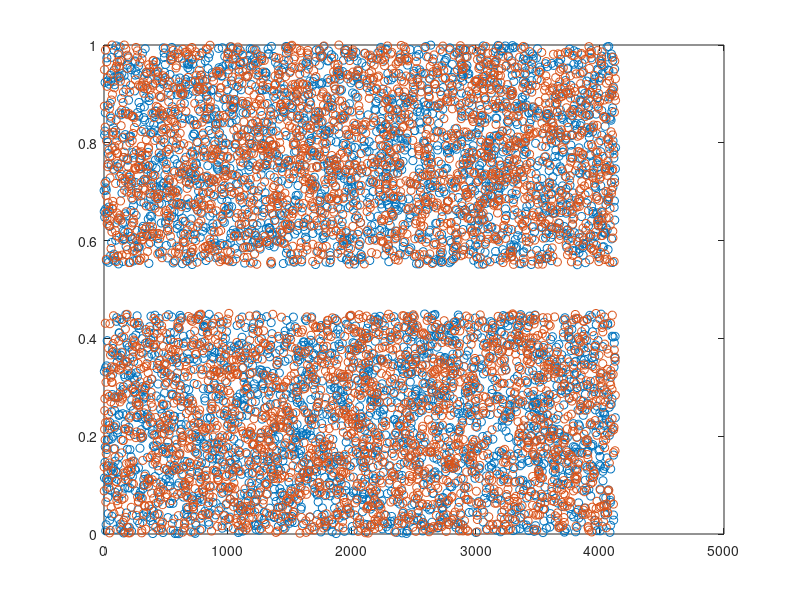
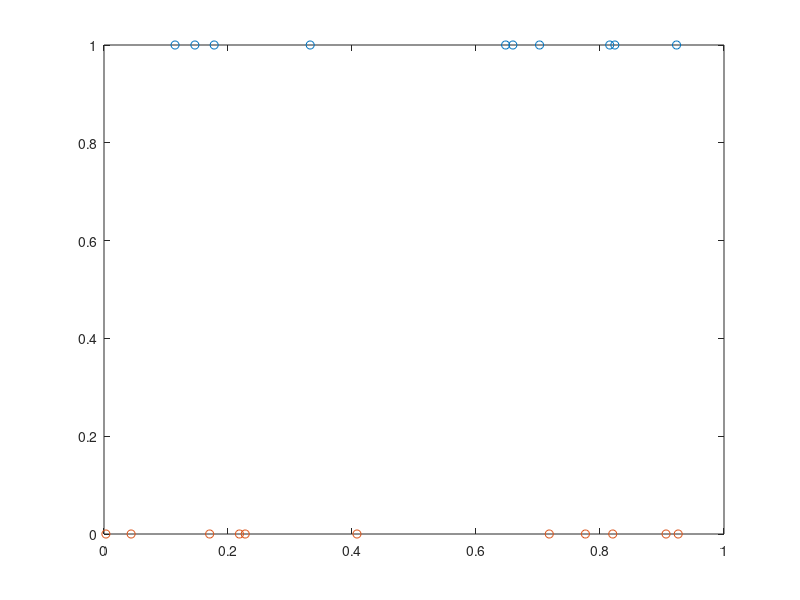

The MATLAB script that drew these images, in order: (Note: this script raises an error after producing the figures.)
%::::::::::::::::::::::::::::::::
% Implementaci'on red neuronal para 
% clasificar superficies no lineales.
% Problema XOR.
% Dataset tomado de https://cw.fel.cvut.cz/wiki/courses/y33aui/cviceni/cviceni05
%::::::::::::::::::::::::::::::::

% ::::::::::::::::::::::::::::::::::::::::::::::::: 1. Inicializacion Workspace

clear all, close all;

format long; % Mayor precision.
t0 = clock(); % Funcion de tiempo.

% ::::::::::::::::::::::::::::::::::::::::::::::::::: 1.1 Carga de datos

data = load('./in/dataxor.txt');
X = (data(:,[1:2]));
Y = (data(:,3));
clear data; % Liberamos memoria

% :::::::::::::::::::::::::::::::::::::::::::::::::::1.2 Dibujamos dataset

figure 1
title ('X');
plot(X,'o');
figure 2
title ('X vs Y');
plot(X(1:10),Y(1:10),'o');
hold on;
plot(X(3000:3010),Y(3000:3010),'o');

% :::::::::::::::::::::::::::::::::::::::::::::::::: 2. Forward propagation

% :::::::::::::::::: 2.1 Caracteristica X0

X=[ones(size(X,1),1) X];

% :::::::::::::::::: 2.2 Datos de la red

m = size(X,1); % Tamano de las muestras (+1 por la caracteristica X0);
n = size(X,2);  % Caracteristicas;
N_2 = 2;  % Neuronas capa oculta;
N_3 = 1;   % Neuronas capa salida;
h = zeros(m,N_3); % Modelo de salida; 
ITER = 1000;  % Iteraciones para refinamiento;
alpha= 0.001; % Factor de aprendizaje.

% ::::::::::::::::::: 2.3 Generacion de pesos.

% Generacion de esta manera para eliminar problemas de simetria ("symmetry break").

epsilon = 1;
%w_2 = rand( n , N_2 ) * ( 2 * epsilon ) - epsilon; % descomentar para generar nuevos pesos
%w_3 = rand( N_2+1 , N_3 ) * ( 2 * epsilon ) - epsilon; descomentar para generar nuevos pesos

a = load('w_2'); % Comentar para generar nuevos pesos 
b = load('w_3'); % Comentar para generar nuevos pesos

w_2=a.w_2; % Comentar para generar nuevos pesos
w_3=b.w_3; % Comentar para generar nuevos pesos

% ::::::::::::::::: 2.4  Guardamos pesos optimos

save w_2 w_2;
save w_3 w_3;

% :::::::::::::::::::::::::::::::::::::::::::::::::::::: 3.  Back propagation

[J w_2 w_3] = backpropagation(X,Y,w_2,w_3,ITER,alpha,N_2);
[h a_2 a_3] = forwardpropagation(X,w_2,w_3,m);

% :::::::::::::::::::::::::::::::::::::::::::::::::::::: 4. Obtencion de aciertos 

% ::::::::::: 4.1 Debido a la naturaleza del dataset ( entre 0 y 1) predecimos valores

for i=1:m
    if(h(i) >= 0.5)
        h(i)=1;
    else
        h(i)=0;
    end;    
end

% ::::::::: 4.2  aciertos

correctas=0;
for i=1:m
    if(h(i)== Y(i))
        correctas++;
    end;    
end

E = (m-correctas)/m;

% ::::::::::::::::::::::::::::::::::::::::::::::::::::: 5. Resultados finales

elapsed_time = etime (clock (), t0); % Tiempo tomado por la implementacion.

disp("::::::::::::::::::: Datos de entrada ::::::::::::::::::::");
disp("Iteraciones :");
disp(ITER);
disp("Alpha :");
disp(alpha);

disp("::::::::::::::::::: Resultados ::::::::::::::::::::");
disp("Correctas:");
disp(correctas);
disp("Error Final:");
disp(E);
disp("Tiempo Tomado :");
disp(elapsed_time);